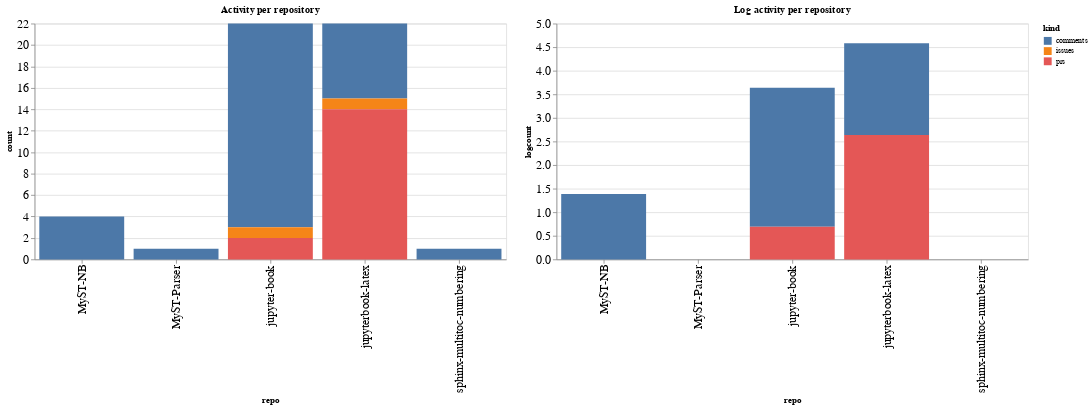

The cell this chart's notebook holds for it:
### Code cell
ch1 = alt.Chart(repo_summaries, width=600, title="Activity per repository").mark_bar().encode(
    x='repo',
    y='count',
    color='kind',
    tooltip="kind"
)

ch2 = alt.Chart(repo_summaries, width=600, title="Log activity per repository").mark_bar().encode(
    x='repo',
    y='logcount',
    color='kind',
    tooltip="kind"
)

ch1 | ch2

### Figure 1 — Vega-Lite specification as saved in the notebook (floating-point values rounded to 4 significant figures)
{"config": {"axisLeft": {"labelFontSize": 15}, "axisBottom": {"labelFontSize": 15}}, "hconcat": [{"mark": "bar", "encoding": {"color": {"type": "nominal", "field": "kind"}, "tooltip": {"type": "nominal", "field": "kind"}, "x": {"type": "nominal", "field": "repo"}, "y": {"type": "quantitative", "field": "count"}}, "title": "Activity per repository", "width": 600}, {"mark": "bar", "encoding": {"color": {"type": "nominal", "field": "kind"}, "tooltip": {"type": "nominal", "field": "kind"}, "x": {"type": "nominal", "field": "repo"}, "y": {"type": "quantitative", "field": "logcount"}}, "title": "Log activity per repository", "width": 600}], "data": {"name": "data-5cdd93e0e1a66edc6afbd0f6866367c6"}, "$schema": "https://vega.github.io/schema/vega-lite/v4.8.1.json", "datasets": {"data-5cdd93e0e1a66edc6afbd0f6866367c6": [{"repo": "MyST-NB", "kind": "comments", "count": 4, "logcount": 1.386}, {"repo": "MyST-Parser", "kind": "comments", "count": 1, "logcount": 0.0}, {"repo": "jupyter-book", "kind": "comments", "count": 19, "logcount": 2.944}, {"repo": "jupyter-book", "kind": "issues", "count": 1, "logcount": 0.0}, {"repo": "jupyter-book", "kind": "prs", "count": 2, "logcount": 0.6931}, {"repo": "jupyterbook-latex", "kind": "comments", "count": 7, "logcount": 1.946}, {"repo": "jupyterbook-latex", "kind": "issues", "count": 1, "logcount": 0.0}, {"repo": "jupyterbook-latex", "kind": "prs", "count": 14, "logcount": 2.639}, {"repo": "sphinx-multitoc-numbering", "kind": "comments", "count": 1, "logcount": 0.0}]}}
